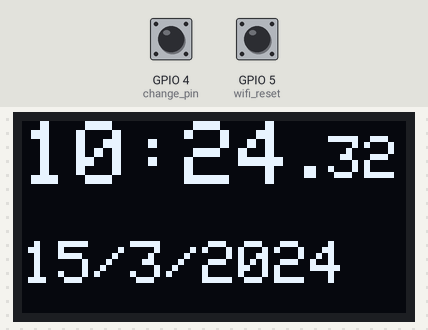
Bench run of a sketch on a simulated ESP32. Shown: 128×64 one-colour display. The test bench sets the inputs (shaded band); at power-on: GPIO 4 (change_pin) HIGH, GPIO 5 (wifi_reset) HIGH. WiFi joins after 1.5 s; servers stay silent unless stated; the local clock reads 2024-03-15 10:24:30 at power-on unless the sketch sets it.

Above: at 2.7 s.
2.8 s: GPIO 4 (change_pin) pulled LOW for 0.15 s
At 5.7 s:
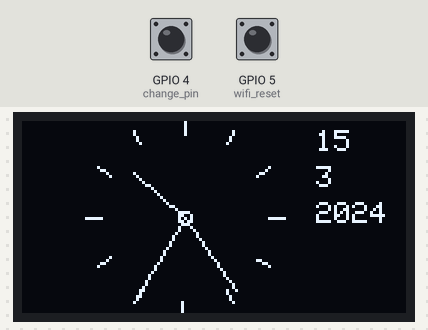
5.9 s: GPIO 4 (change_pin) pulled LOW for 1 s
At 9.3 s:
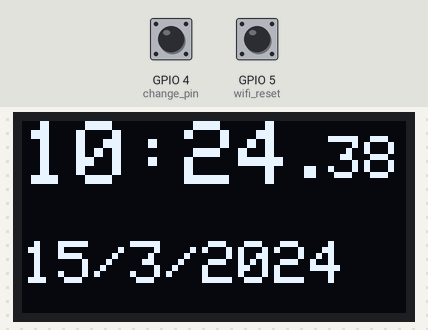
9.4 s: GPIO 5 (wifi_reset) pulled LOW for 0.15 s
Timing chart, 0 to 12.4 s (numbered marks = the images above; inputs shaded):
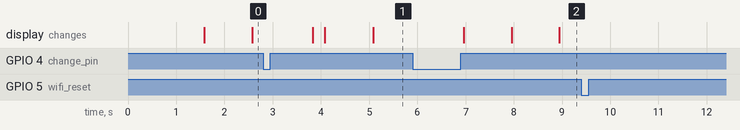

Measured:
- after the input at 2.8 s, the display: first changes after 1.0 s (image 1 shows a later state)
- after the input at 5.9 s, the display: first changes after 1.1 s (image 2 shows a later state)
- after the input at 9.4 s, every drawn part: stays the same

The sketch:

ESP_Clock.ino
```cpp
#include <WiFi.h>
#include <time.h>
#include <DNSServer.h>
#include <WebServer.h>
#include <WiFiManager.h>
#include <Adafruit_GFX.h>
#include <Adafruit_SSD1306.h>

// Declaration for an SSD1306 display connected to I2C (SDA, SCL pins)
#define OLED_RESET -1   // Reset pin # (or -1 if sharing Arduino reset pin)
Adafruit_SSD1306 display(128, 64, &Wire, -1);

//button pins
#define change_pin 4
#define wifi_reset 5

//default display status
bool digital = true;
bool analog = false;

WiFiManager wifiManager;
bool isconnected = false; //wifi status

int timezone = 5 * 3600;  //seting timezone +5 GMT
int dst = 0;
unsigned long current_time = 0;
unsigned long previous_time = 0;

void configModeCallback (WiFiManager *myWiFiManager) {
  Serial.println("Entered config mode");
  Serial.println(WiFi.softAPIP());
  Serial.println(myWiFiManager->getConfigPortalSSID());
}

void setup_wifi(){
  wifiManager.setAPCallback(configModeCallback);
  wifiManager.setConfigPortalBlocking(false);
  wifiManager.autoConnect("Clock", "12345678");
}

void setup() {
  Serial.begin(115200);

  if(!display.begin(SSD1306_SWITCHCAPVCC, 0x3C)) { //initializing oled
    Serial.println(F("SSD1306 allocation failed"));
    for(;;);
  }
  display.clearDisplay();
  display.display();

  pinMode(change_pin, INPUT_PULLUP);
  pinMode(wifi_reset, INPUT_PULLUP);

  setup_wifi();
}

void loop() {
  while(WiFi.status() != WL_CONNECTED){ //check if wifi is connected
    isconnected = false;
    wifiManager.process();
  }
  if(!isconnected){ //setup time
    isconnected = true;
    digital = true;
    configTime(timezone, dst, "pool.ntp.org","time.nist.gov");
    while(!time(nullptr)){
    delay(1000);
    }
  }
  if(digitalRead(change_pin) == LOW){ //reading pins to change display type
    if(digital){
      digital = false;
      analog = true;
    }
    else{
      digital = true;
      analog = false;
    }
    delay(1000);
    display.clearDisplay();
  }

  if(digitalRead(wifi_reset) == LOW){ //reset wifi if wifi_reset button is pressed
    wifiManager.resetSettings();
    display.clearDisplay();
    display.setTextSize(2);
    display.setTextColor(WHITE);
    display.setCursor((display.width()/2)-20,0);
    display.print("WIFI");
    display.setCursor((display.width()/2)-20,20);
    display.print("Reset");
    setup_wifi();
    delay(1000);
    digital = false;
    analog = false;
  }

  if(isconnected){  //if wifi connected update time on oled
    time_t now = time(nullptr);
    struct tm* p_tm = localtime(&now);
    if(digital){  //display digital clock
      current_time = millis();
      if(current_time-previous_time > 990){ //wait for almost 1 sec to update display
        // Clear the buffer.
        display.clearDisplay();
        display.setTextSize(3);
        display.setTextColor(WHITE);

        display.setCursor(0,0);
        display.print(p_tm->tm_hour);
        display.print(":");
        if( p_tm->tm_min <10)
        display.print("0");
        display.print(p_tm->tm_min);

        display.setTextSize(2);
        display.setCursor(90,5);
        display.print(".");
        if( p_tm->tm_sec <10)
        display.print("0");
        display.print(p_tm->tm_sec);

        display.setTextSize(2);
        display.setCursor(0,40);
        display.print(p_tm->tm_mday);
        display.print("/");
        display.print(p_tm->tm_mon + 1);
        display.print("/");
        display.print(p_tm->tm_year + 1900);

        display.display();
        previous_time = current_time;
      }
    }
    else if(analog){ //display analog clock
      int r = 33;
      display.drawCircle((display.width()/2)-10, display.height()/2, 2, WHITE);

      //hour ticks
      for( int z=0; z < 360;z= z + 30 ){
        float angle = z ;

        angle=(angle/57.29577951) ; //Convert degrees to radians
        int x2=(54+(sin(angle)*r));
        int y2=(32-(cos(angle)*r));
        int x3=(54+(sin(angle)*(r-5)));
        int y3=(32-(cos(angle)*(r-5)));
        display.drawLine(x2,y2,x3,y3,WHITE);
      }
      // display second hand
      float angle = p_tm->tm_sec*6 ;
      angle=(angle/57.29577951) ; //Convert degrees to radians
      int x3=(54+(sin(angle)*(r)));
      int y3=(32-(cos(angle)*(r)));
      display.drawLine(54,32,x3,y3,WHITE);

      // display minute hand
      angle = p_tm->tm_min * 6 ;
      angle=(angle/57.29577951) ; //Convert degrees to radians
      x3=(54+(sin(angle)*(r-3)));
      y3=(32-(cos(angle)*(r-3)));
      display.drawLine(54,32,x3,y3,WHITE);

      // display hour hand
      angle = p_tm->tm_hour * 30 + int((p_tm->tm_min / 12) * 6 );
      angle=(angle/57.29577951) ; //Convert degrees to radians
      x3=(54+(sin(angle)*(r-11)));
      y3=(32-(cos(angle)*(r-11)));
      display.drawLine(54,32,x3,y3,WHITE);

      display.setTextSize(1);
      display.setCursor((display.width())-30,3);
      display.print(p_tm->tm_mday);
      display.setCursor((display.width())-30,15);
      display.print(p_tm->tm_mon + 1);
      display.setCursor((display.width())-30,27);
      display.print(p_tm->tm_year + 1900);

      // update display with all data
      display.display();
      delay(100);
      display.clearDisplay();
    }
  }
}
```
